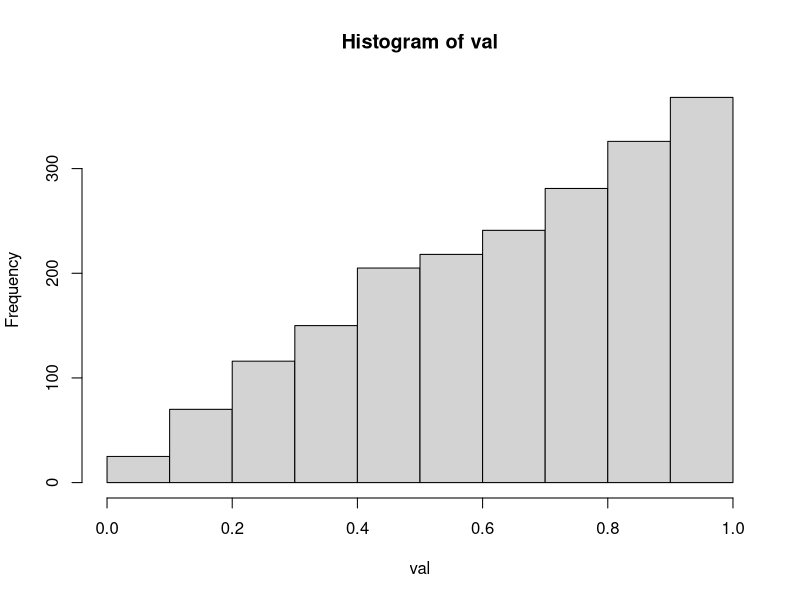
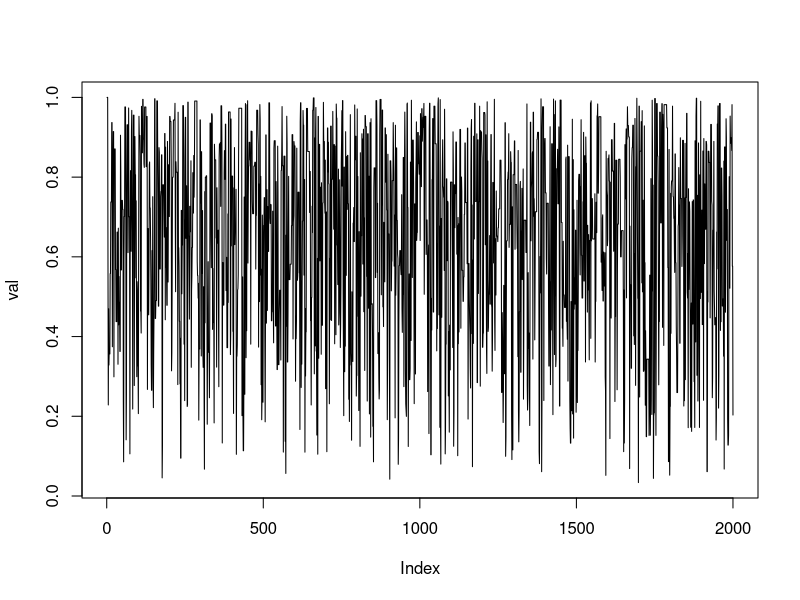
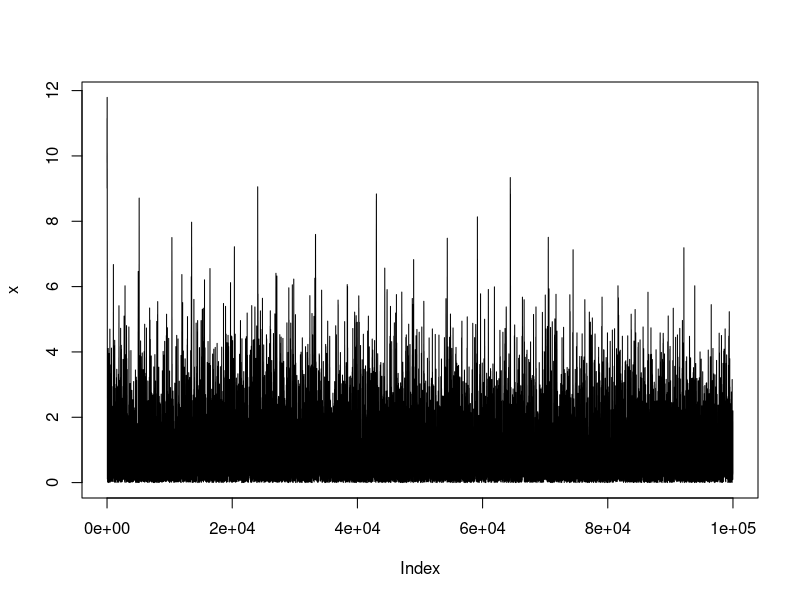
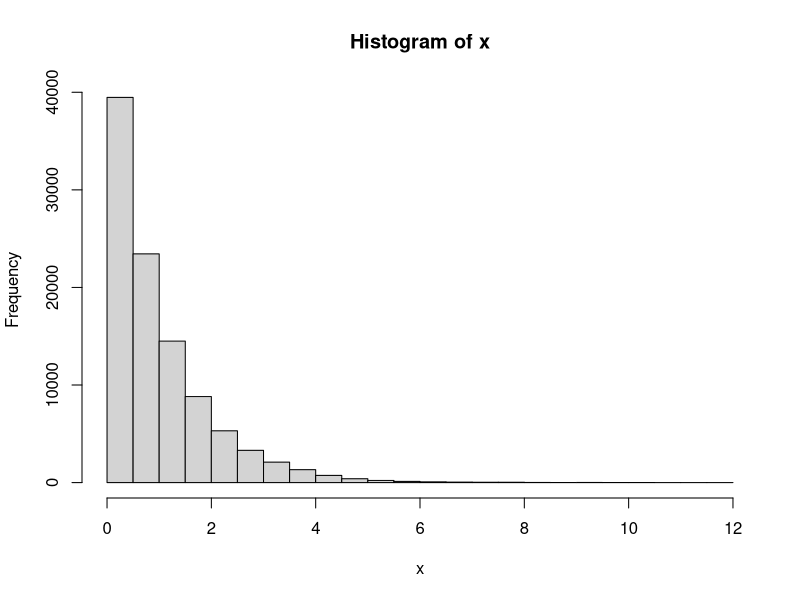

These figures' R source, in order:
fun <- function(x) 2*x

last <- 1
val <- NA

numsim <- 2000

for (i in 1:numsim) {
  candidate <- runif(1)
  alpha <- fun(candidate)/fun(last)
  if (runif(1) < min(alpha, 1)) last <- candidate
  val[i] <- last
}

hist(val)

plot(val, type = "l")

target <- function(x) {
  return(ifelse(x<0,0,exp(-x)))
}

target(10)
exp(10)

x<-10

for(i in 2:100000) {
  current_x <- x[i-1]
  proposed_x <- current_x + rnorm(1)
  A <- target(proposed_x) / target(current_x)
  if (runif(1) < A) x[i] <- proposed_x
  else x[i] <- current_x
}

plot(x, type = "l")

hist(x)
